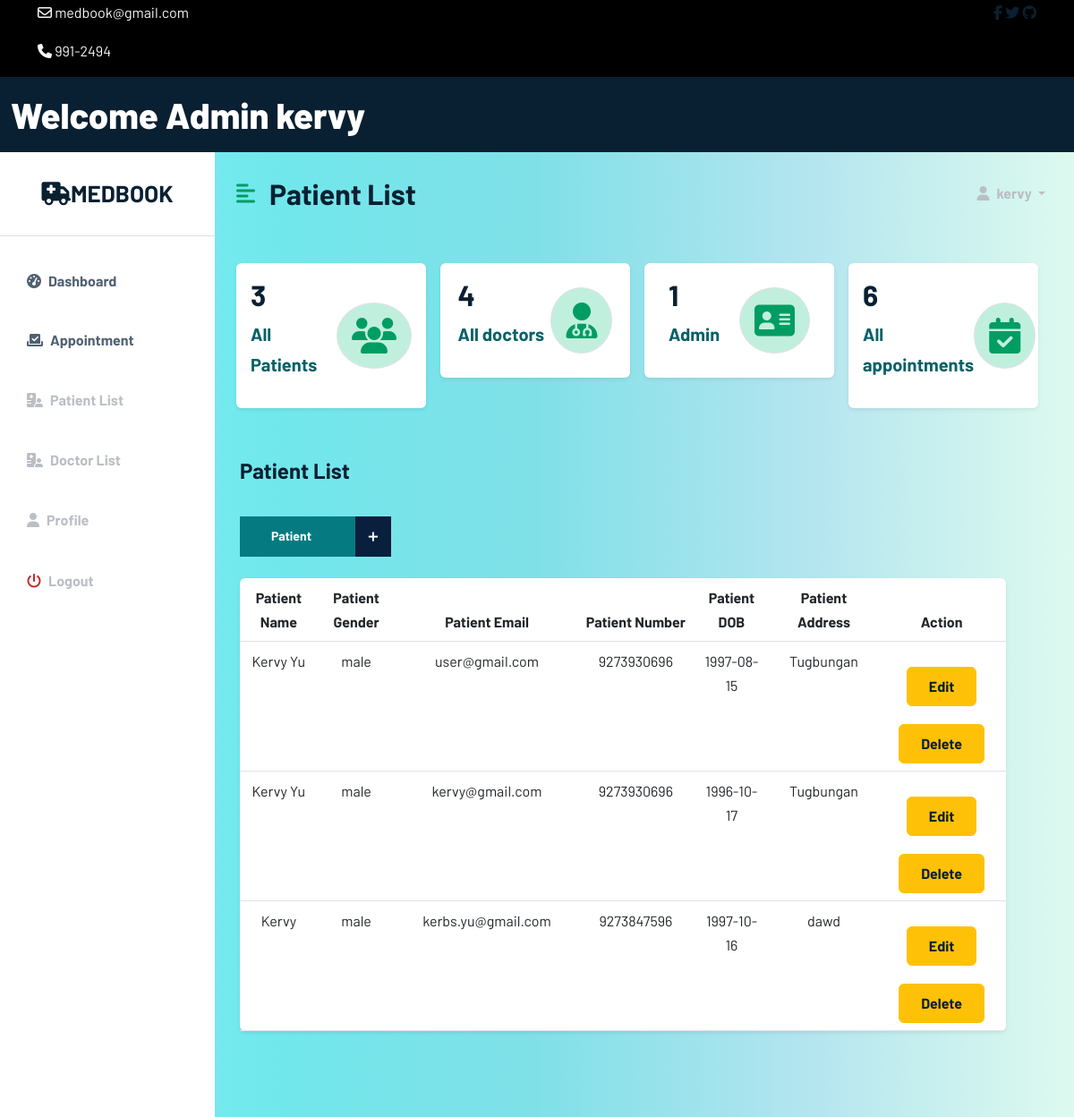
/admin/adminpatient.php (signed in), run on the app's committed database.
### tables this page shows
CREATE TABLE `app_admin` (
  `adminID` int(11) NOT NULL,
  `admin_name` varchar(100) NOT NULL,
  `admin_email` varchar(100) NOT NULL,
  `admin_password` varchar(100) NOT NULL,
  `usertype` varchar(100) NOT NULL DEFAULT 'admin'
);

CREATE TABLE `patient` (
  `patientID` int(11) NOT NULL,
  `p_FullName` varchar(100) NOT NULL,
  `p_password` varchar(100) NOT NULL,
  `p_DOB` date NOT NULL,
  `p_gender` varchar(20) NOT NULL,
  `p_address` varchar(100) NOT NULL,
  `p_number` bigint(100) NOT NULL,
  `p_email` varchar(100) NOT NULL,
  `patient_type` varchar(100) NOT NULL DEFAULT 'user'
);

### admin/adminpatient.php (the view, shortened to what this page needs)
<?php
include 'C:\xampp\htdocs\Web_Tech\config\config.php';
include 'C:\xampp\htdocs\Web_Tech\admin\adminheader.php';
?>
<?php
$currentAd = $_SESSION['email'];
$sql = "SELECT * FROM app_admin WHERE admin_email = '$currentAd'";
$result = mysqli_query($conn, $sql);
if ($result) {
if (mysqli_num_rows($result) > 0) {
while ($row = mysqli_fetch_array($result)) {
?>
<!DOCTYPE html>
<html lang="en">
<head>
    <link href="https://cdn.jsdelivr.net/npm/bootstrap@5.2.0/dist/css/bootstrap.min.css" rel="stylesheet">
    <link rel="stylesheet" href="/Web_Tech/css/style.css">
    <link rel="stylesheet" href="/Web_Tech/css/dochome.css">
    <link rel="stylesheet" href="/Web_Tech/css/reglog.css">
</head>
<body>
<div class="d-flex" id="wrapper">
    <div class="bg-white" id="sidebar-wrapper">
        <div class="sidebar-heading text-center py-4 primary-text fs-4 fw-bold text-uppercase border-bottom">
            <a href="#" class="navbar-brand mb-0" >
                <i class="fa-solid fa-truck-medical"></i>MedBook
            </a>
        </div>
        <div class="list-group list-group-flush my-3">
            <a href="adminhome.php" class="list-group-item list-group-item-action bg-transparent second-text active"><i
                    class="fas fa-tachometer-alt me-2"></i>Dashboard</a>
            <a href="adminapp.php" class="list-group-item list-group-item-action bg-transparent second-text active"><i
                        class="fas fa-check-to-slot me-2"></i>Appointment</a>
            <a href="adminpatient.php" class="list-group-item list-group-item-action bg-transparent second-text fw-bold">
                <i class="fas fa-hospital-user me-2"></i>Patient List</a>
            <a href="admindoc.php" class="list-group-item list-group-item-action bg-transparent second-text fw-bold">
                <i class="fas fa-hospital-user me-2"></i>Doctor List</a>
            <a href="doctorprofile.php" class="list-group-item list-group-item-action bg-transparent second-text fw-bold"><i
                    class="fas fa-user me-2"></i>Profile</a>
            <a href="/Web_Tech/user/userlogout.php" class="list-group-item list-group-item-action bg-transparent second-text fw-bold"><i
                    class="fas fa-power-off me-2" style="color: #c72a2a;"></i>Logout</a>
        </div>
    </div>
    <div id="page-content-wrapper">
        <nav class="navbar navbar-expand-lg navbar-light bg-transparent py-4 px-4">
            <div class="d-flex align-items-center">
                <i class="fas fa-align-left primary-text fs-4 me-3" id="menu-toggle"></i>
                <h2 class="fs-2 m-0">Patient List</h2>
            </div>
            <div class="collapse navbar-collapse" id="navbarSupportedContent">
                <ul class="navbar-nav ms-auto mb-2 mb-lg-0">
                    <li class="nav-item dropdown">
                        <a class="nav-link dropdown-toggle second-text fw-bold" href="#" id="navbarDropdown"
                           role="button" data-bs-toggle="dropdown" aria-expanded="false">
                            <i class="fas fa-user me-2"></i><?php echo $row['admin_name'];?>
                        </a>
                    </li>
                </ul>
            </div>
        </nav>
        <div class="container-fluid px-4">
            <div class="row g-3 my-2">
                <div class="row g-3 my-2">
                    <div class="col-md-3">
                        <div class="p-3 bg-white shadow-sm d-flex justify-content-around align-items-center rounded">
                            <div>
                                <?php
                                $query = "SELECT patientID FROM patient ORDER BY patientID";
                                $query_run = mysqli_query($conn, $query);
                                if ($row = mysqli_num_rows($query_run)) {
                                    echo '<h3 class="fs-2">' . $row . '</h3>';
                                }else{
                                    echo '<h3 class="fs-2">No Data</h3>';
                                }
                                ?>
                                <p class="fs-5" style="color:#046167;"><b>All Patients</b></p>
                            </div>
                            <i class="fas fa-users fs-1 primary-text border rounded-full secondary-bg p-3"></i>
                        </div>
                    </div>
                    <div class="col-md-3">
                        <div class="p-3 bg-white shadow-sm d-flex justify-content-around align-items-center rounded">
                            <div>
                                <?php
                                $query = "SELECT doctorID FROM doctor ORDER BY doctorID";
                                $query_run = mysqli_query($conn, $query);
                                if($row = mysqli_num_rows($query_run))
                                {
                                    echo '<h3 class="fs-2">'.$row.'</h3>';
                                }
                                else{
                                    echo '<h3 class="fs-2">No Data</h3>';
                                }
                                ?>
                                <p class="fs-5" style="color:#046167;"><b>All doctors</b></p>
                            </div>
                            <i class="fas fa-user-doctor fs-1 primary-text border rounded-full secondary-bg p-3"></i>
                        </div>
                    </div>
                    <div class="col-md-3">
                        <div class="p-3 bg-white shadow-sm d-flex justify-content-around align-items-center rounded">
                            <div>
                                <?php
                                $query = "SELECT adminID FROM app_admin ORDER BY adminID";
                                $query_run = mysqli_query($conn, $query);
                                if($row = mysqli_num_rows($query_run))
                                {
                                    echo '<h3 class="fs-2">'.$row.'</h3>';
                                }
                                else{
                                    echo '<h3 class="fs-2">No Data</h3>';
                                }
                                ?>
                                <p class="fs-5" style="color:#046167;"><b>Admin</b></p>
                            </div>
                            <i class="fas fa-address-card fs-1 primary-text border rounded-full secondary-bg p-3"></i>
                        </div>
                    </div>
                    <div class="col-md-3">
                        <div class="p-3 bg-white shadow-sm d-flex justify-content-around align-items-center rounded">
                            <div>
                                <?php
                                $query = "SELECT requestID FROM appointment ORDER BY requestID";
                                $query_run = mysqli_query($conn, $query);
                                if($row = mysqli_num_rows($query_run))
                                {
                                    echo '<h3 class="fs-2">'.$row.'</h3>';
                                }
                                else{
                                    echo '<h3 class="fs-2">No Data</h3>';
                                }
                                ?>
                                <p class="fs-5" style="color:#046167;"><b>All appointments</b></p>
                            </div>
                            <i class="fas fa-calendar-check fs-1 primary-text border rounded-full secondary-bg p-3"></i>
                        </div>
                    </div>
                </div>
                <div class="row my-5">
                <h3 class="fs-4 mb-3">Patient List</h3>
                    <div class="col-12 col-md-5">
                        <div class="form-group mb-0">
                            <button type="submit" class="btn medilife-btn" id="medilife" data-bs-toggle="modal" data-bs-target="#addpatient">Patient <span>+</span></button>
                        </div>
                    </div>
                    <div class="row my-4">
                <div class="col text-center">
                    <form class="form" role="form" method="POST" accept-charset="UTF-8">
                    <table class="table bg-white rounded shadow-sm  table-hover">
                        <thead>
                        <tr>
                            <th scope="col" width="50">Patient Name</th>
                            <th scope="col" width="50">Patient Gender</th>
                            <th scope="col" width="30">Patient Email</th>
                            <th scope="col" width="50">Patient Number</th>
                            <th scope="col" width="50">Patient DOB</th>
                            <th scope="col" width="50">Patient Address</th>
                            <th scope="col" width="50">Action</th>
                        </tr>
                        </thead>
                        <tbody>
                        <?php
                        $sql = "SELECT * FROM patient";
                        $result = mysqli_query($conn, $sql);
                        if ($result) {
                            if (mysqli_num_rows($result) > 0) {
                                while ($row = mysqli_fetch_array($result)) {
                                    ?>
                                    <tr>
                                        <td><?php echo $row['p_FullName'] ?></td>
                                        <td><?php echo $row['p_gender'] ?></td>
                                        <td><?php echo $row['p_email'] ?></td>
                                        <td><?php echo $row['p_number'] ?></td>
                                        <td><?php echo $row['p_DOB'] ?></td>
                                        <td><?php echo $row['p_address'] ?></td>
                                        <td>
                                            <button type="button" id="act_button" class="btn btn-warning btn-xs update" data-bs-toggle="modal" data-bs-target="#myUpdate"><a class="glyphicon glyphicon-edit" style="text-decoration: none;" href="?update=<?php echo $row['patientID']; ?>" title="Edit">Edit</a></button>
                                            <button type="button" name="delete" id="act_button" class="btn btn-warning btn-xs update"><a class="glyphicon glyphicon-edit" style="text-decoration: none;" href="/Web_Tech/admin/adminpatient.php?delete=<?php echo $row['patientID']; ?>" title="Edit">Delete</a></button>
                                        </td>
                                    </tr>
                                    <?php
                                }
                            }
                        }
                        ?>
                        </tbody>
                    </table>
                    </form>
                </div>
            </div>
                <?php
                }
                }
                }
                ?>
            </div>
    </div>
</div>
</div>
</body>
</html>

### admin/adminheader.php (shortened to what this page needs)
<?php
$currentAd = $_SESSION['email'];
$sql = "SELECT * FROM app_admin WHERE admin_email = '$currentAd'";
$result = mysqli_query($conn, $sql);
if ($result) {
if (mysqli_num_rows($result) > 0) {
while ($row = mysqli_fetch_array($result)) {
?>
<!DOCTYPE html>
<html lang="en">
<head>
    <link href="https://cdn.jsdelivr.net/npm/bootstrap@5.2.0/dist/css/bootstrap.min.css" rel="stylesheet">
    <link rel="stylesheet" type="text/css" href="/Web_Tech/css/style.css">
    <link rel="stylesheet" type="text/css" href="/Web_Tech/css/dochome.css">
</head>
<body>
<div class="top-nav" id="home" style="background-color: black">
    <div class="container">
        <div class="row justify-content-between">
            <div class="col-auto">
                <p>
                    <i class="fa-regular fa-envelope"></i>
                    <span>medbook@gmail.com</span>
                </p>
                <p>
                    <i class="fa-solid fa-phone"></i>
                    <span>991-2494</span>
                </p>
            </div>
            <div class="col-auto social-icons">
                <a href=""><i class="fa-brands fa-facebook-f"></i></a>
                <a href=""><i class="fa-brands fa-twitter"></i></i></a>
                <a href=""><i class="fa-brands fa-github"></i></i></a>
            </div>
        </div>
    </div>
</div>
<div class="container-fluid" id="wrapper-header">
    <nav class="navbar navbar-inverse navbar-fixed-top" role="navigation">
        <div class="navbar-header">
            <a class="navbar-brand" id="docheader" href="adminhome.php">Welcome Admin <?php echo $row['admin_name'];?></a>
        </div>
    </nav>
</div>
<?php
}
}
}
?>
</body>
</html>

### css/style.css (style rules this page uses)
body { font-family: 'Barlow', sans-serif; line-height: 1.7; color: #516171; }
h1,h2,h3,h4,h5,h6 { font-weight: 700; color: #092032; }
a { color: #092032; font-weight: 700; }
.btn { padding: 9px 24px; }
p { color: #f6f6f6; }
#medilife { display: inline-block; color: #ffffff; background-color: #057b81; height: 45px; padding: 0 55px 0 30px; line-height: 42px; font-size: 14px; min-width: 140px; border-radius: 0; font-weight: 700; position: relative; z-index: 1; transition-duration: 500ms; }
.medilife-btn span { width: 40px; height: 45px; background-color: #081f3e; display: inline-block; position: absolute; top: -1px; right: -30px; font-size: 24px; color: #ffffff; font-weight: 500; transition-duration: 500ms; }

### css/dochome.css (style rules this page uses)
:root { --main-bg-color: #009d63; --main-text-color: #009d63; --second-text-color: #bbbec5; --second-bg-color: #c1efde; }
#wrapper-header { background-color: #092032; }
#docheader { color: white; font-weight: 800; font-size: 40px; }
.primary-text { color: var(--main-text-color); }
.second-text { color: var(--second-text-color); }
.secondary-bg { background-color: var(--second-bg-color); }
.rounded-full { border-radius: 100%; }
#wrapper { overflow-x: hidden; background-image: linear-gradient( to right, #86f3f6, #70e8ec, #80e0e8, #b3e5ef, #ddfaef ); }
#sidebar-wrapper { min-height: 100vh; margin-left: -15rem; transition: 0.3s ease; }
.sidebar-heading a { font-weight: 700; font-size: 26px; color: #092032; transition: 0.3s ease; }
#sidebar-wrapper .sidebar-heading { padding: 0.875rem 1.25rem; font-size: 1.2rem; }
#sidebar-wrapper .list-group { width: 15rem; }
#page-content-wrapper { min-width: 100vw; }
#menu-toggle { cursor: pointer; }
.list-group-item { border: none; padding: 20px 30px; }
.list-group-item.active { background-color: transparent; color: var(--main-text-tablor); font-weight: bold; border: none; }
@media (min-width: 768px) { #sidebar-wrapper { margin-left: 0; } }
@media (min-width: 768px) { #page-content-wrapper { min-width: 0; width: 100%; } }

### css/reglog.css (style rules this page uses)
.btn { padding: 9px 24px; margin-top: 20px; }

### data on the page
app_admin: admin_name "kervy", row "3", row "4", row "1", row "6"
patient: p_FullName "Kervy Yu", p_gender "male", p_email "user@gmail.com", p_number "9273930696", p_DOB "1997-08-15", p_address "Tugbungan"
patient: p_FullName "Kervy Yu", p_gender "male", p_email "kervy@gmail.com", p_number "9273930696", p_DOB "1996-10-17", p_address "Tugbungan"
patient: p_FullName "Kervy", p_gender "male", p_email "kerbs.yu@gmail.com", p_number "9273847596", p_DOB "1997-10-16", p_address "dawd"
